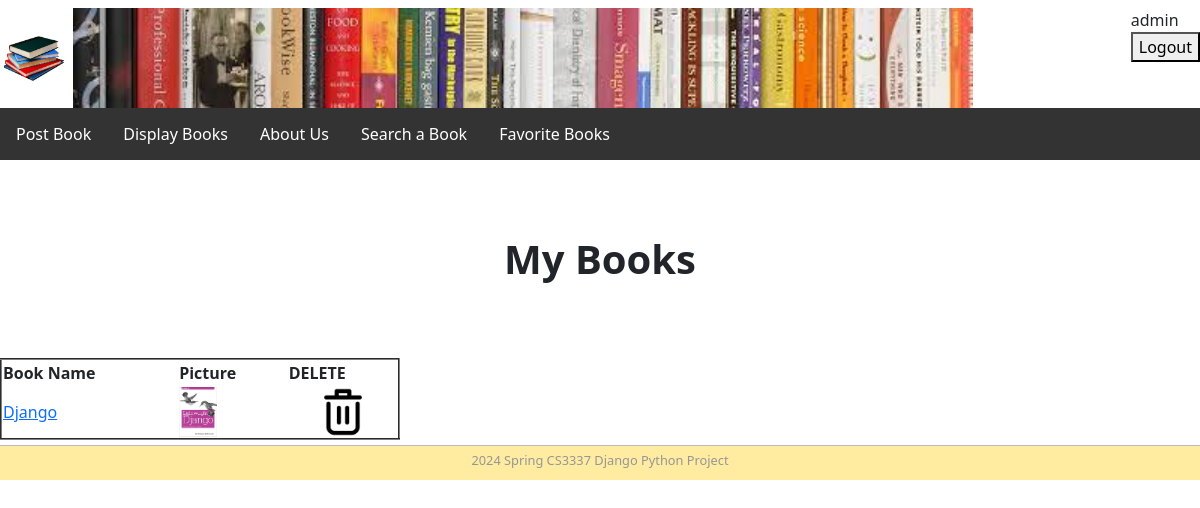
Page /mybooks (signed in) on the committed database.
### bookMng/models.py (models this page shows, shortened)
class MainMenu(models.Model):
    item = models.CharField(max_length=200, unique=True)
    link = models.CharField(max_length=200, unique=True)

class Book(models.Model):
    name = models.CharField(max_length=200)
    web = models.URLField(max_length=300)
    price = models.DecimalField(decimal_places=2, max_digits=8)
    publishdate = models.DateField(auto_now=True)
    picture = models.FileField(upload_to='bookEx/static/uploads')
    pic_path = models.CharField(max_length=300, editable=False, blank=True)
    username = models.ForeignKey(User, blank=True, null=True, on_delete=models.CASCADE)
    favorite = models.ManyToManyField(User, related_name='fav_book', blank=True)

### bookMng/views.py (the view)
# urls.py: path('mybooks', views.mybooks, name='mybooks'),
def mybooks(request):
    books = Book.objects.filter(username=request.user)
    for b in books:
        b.pic_path = b.picture.url[14:]
    return render(request,
                  'bookMng/mybooks.html',
                  {
                      'item_list': MainMenu.objects.all(),
                      'books': books
                  }
                  )

### bookEx/templates/bookMng/mybooks.html
{% extends "base.html" %}
{% load static %}
{% block sidenav %}
   {% for item in item_list %}
     <li>
       <a href="{{ item.link }}"> {{ item.item }} </a>
     </li>
   {% endfor %}
{% endblock sidenav %}
{% block content %}
   <h1> My Books </h1>
   <table border="2" width="400">
       <tr>
            <th>
                Book Name
            </th>
            <th>
                Picture
            </th>
            <th>
                DELETE
            </th>
        </tr>
       {% for book in books %}
        <tr>
            <td>
                <a href="book_detail/{{ book.id }}">
                    {{ book.name }}
                </a>
            </td>
            <td>
                <img src="{% static book.pic_path %}" height="50"/>
            </td>
            <td align="center">
                <a href="book_delete/{{ book.id }}">
                    <img src="{% static 'delete.png' %}" height="50"/>
                </a>
            </td>
        </tr>
       {% endfor %}
   </table>
{% endblock content %}

### bookEx/templates/base.html (shortened to what this page needs)
{% load static %}
<!DOCTYPE html>
<html lang="en">
<head>
    <link href="https://cdn.jsdelivr.net/npm/bootstrap@5.0.2/dist/css/bootstrap.min.css" rel="stylesheet">
    <link href="{% static 'main.css' %}" rel="stylesheet" type="text/css">
</head>
<body>
<div id="wrapper">
    <header>
        <img src="{% static 'logo.jpg' %}" height="50"/>
        <span style="float: right;">
            {% if user.is_authenticated %}
               {{ user.username }}
               <form action="{% url 'logout' %}?next=/" method="post">
                   <button type="submit">Logout</button>
               </form>
            {% else %}
               Not Logged In.
               <a href="{% url 'login' %}?next=/home">Login</a>
            {% endif %}
        </span>
        <img src="{% static 'banner.jpg' %}" width="900" height="100"/>
    </header>
    <ul>
        {% block sidenav %}{% endblock sidenav %}
    </ul>
    <main>
        {% block content %}{% endblock content %}
    </main>
    <footer>
        2024 Spring CS3337 Django Python Project
    </footer>
</div>
</body>
</html>

### bookEx/static/main.css (style rules this page uses)
#wrapper { margin-top: 8px; margin-left: auto; margin-right: auto; background-color: #FFFFFF; width: auto; }
main { margin-left: auto; margin-right: auto; }
h1 { text-align: center; font-weight: bold; margin-top: 75px; margin-bottom: 75px }
footer { text-align: center; font-size: 0.8em; margin-top: 5px; padding-top: 5px; padding-bottom: 10px; background-color: #FFECA1; border-top: thin solid #BBBBBB; clear: both; color: #969696 }
ul { list-style-type: none; margin: 0; padding: 0; overflow: hidden; background-color: #333; }
li { float: left; }
li a { display: block; color: white; text-align: center; padding: 14px 16px; text-decoration: none; }

### rows in the picture
MainMenu: item "Post Book"
MainMenu: item "Display Books"
MainMenu: item "About Us"
MainMenu: item "Search a Book"
MainMenu: item "Favorite Books"
Book: name "Django"

### other values in the picture
{{ user.username }} "admin"
